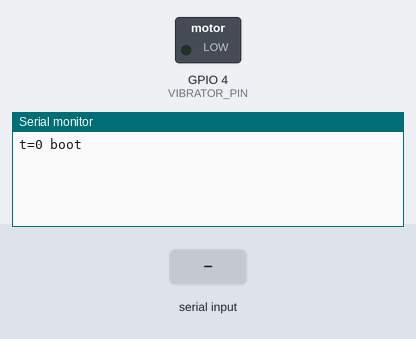
Simulated run of this sketch. Board: ESP32-C3. On the bench: switched loads named in the sketch (green lamp = pin HIGH), the last lines printed to the serial monitor. The test bench sets the inputs (shaded band).

Above: at 1.2 s.
1.3 s: "mac?\n" received over Serial
At 2.0 s:
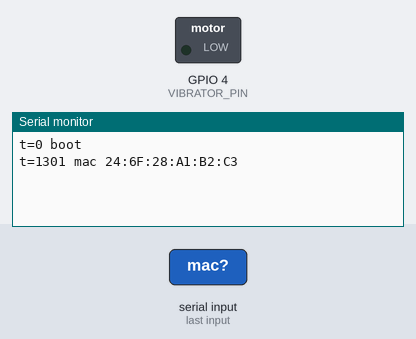
2.8 s: "1\n" received over Serial
At 3.2 s:
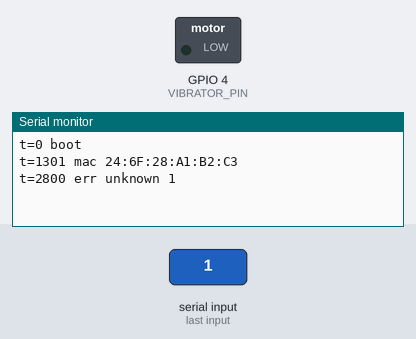

The sketch:

vibrator_esp32.ino
```cpp
// ESP32-C3 / ESP32-S3 ESP-NOW receiver that switches a vibrator on or off through a
// MOSFET on the battery module's B- line. Same message as ../vibrator/vibrator.ino, so the
// button can drive both kinds of board. Wiring is in ../README.md.
//
// The vibrator runs while "on" messages keep arriving, and stops on "off" or when none arrives for
// LEASE_MS. So a dead button, a lost connection or a power cut all stop it.
//
// Serial (115200) logs each change of state with its time in ms since boot and the sequence number of
// the command that caused it. "mac?" answers "mac <MAC>", for deploy.py. The log never blocks.

#include <WiFi.h>
#include <esp_now.h>
#include <esp_wifi.h>

const uint8_t VIBRATOR_PIN = 4;       // GPIO4 -> 100R -> MOSFET gate
const uint8_t WIFI_CHANNEL = 1;       // the button must use the same channel
const uint32_t MAGIC = 0x48414C4C;    // "HALL", ignores unrelated ESP-NOW traffic
const uint32_t LEASE_MS = 500;        // the button repeats "on" every 100 ms while the vibrator should run

// Keep identical in the sender.
struct VibeCommand {
  uint32_t magic;
  uint8_t vibrate;                    // 1: on, 0: off
  uint8_t reserved;
  uint16_t seq;                       // counts the changes of state, so the logs can be matched
};

volatile bool wantOn = false;
volatile uint32_t lastCommand = 0;
volatile uint16_t lastSeq = 0;
bool vibrating = false;
String line;

void onReceive(const esp_now_recv_info_t *info, const uint8_t *data, int len) {
  if (len != sizeof(VibeCommand)) return;

  VibeCommand cmd;
  memcpy(&cmd, data, sizeof(cmd));
  if (cmd.magic != MAGIC) return;

  wantOn = cmd.vibrate;
  lastSeq = cmd.seq;
  lastCommand = millis();
}

// Logs one line, prefixed with the time. Dropped, never waited for, if the host is not reading.
void say(const String &text) {
  String out = "t=" + String(millis()) + " " + text;
  if (Serial.availableForWrite() < (int)out.length() + 2) return;
  Serial.println(out);
}

void handleLine(String cmd) {
  cmd.trim();
  if (cmd == "mac?") {
    say("mac " + WiFi.macAddress());
  } else {
    say("err unknown " + cmd);
  }
}

// Reads the commands without waiting for them.
void serviceSerial() {
  while (Serial.available()) {
    char c = Serial.read();
    if (c == '\n') {
      handleLine(line);
      line = "";
    } else if (c != '\r' && line.length() < 64) {
      line += c;
    }
  }
}

void setup() {
  Serial.begin(115200);

  // Keep the boost module off until a command arrives.
  pinMode(VIBRATOR_PIN, OUTPUT);
  digitalWrite(VIBRATOR_PIN, LOW);

  WiFi.mode(WIFI_STA);
  WiFi.disconnect();
  esp_wifi_set_channel(WIFI_CHANNEL, WIFI_SECOND_CHAN_NONE);

  if (esp_now_init() != ESP_OK) {
    ESP.restart();
  }
  esp_now_register_recv_cb(onReceive);
  say("boot");
}

void loop() {
  serviceSerial();

  bool on = wantOn && (uint32_t)(millis() - lastCommand) < LEASE_MS;
  if (on != vibrating) {
    vibrating = on;
    digitalWrite(VIBRATOR_PIN, on ? HIGH : LOW);
    if (on) {
      say("vibrate on seq=" + String(lastSeq));
    } else {
      say("vibrate off seq=" + String(lastSeq) + (wantOn ? " reason=lease" : " reason=command"));
    }
  }
  delay(1);
}
```

Measured:
- after the input at 1.3 s, the serial monitor: prints a new line at once (image 1)
- after the input at 2.8 s, the serial monitor: prints a new line at once (image 2)
